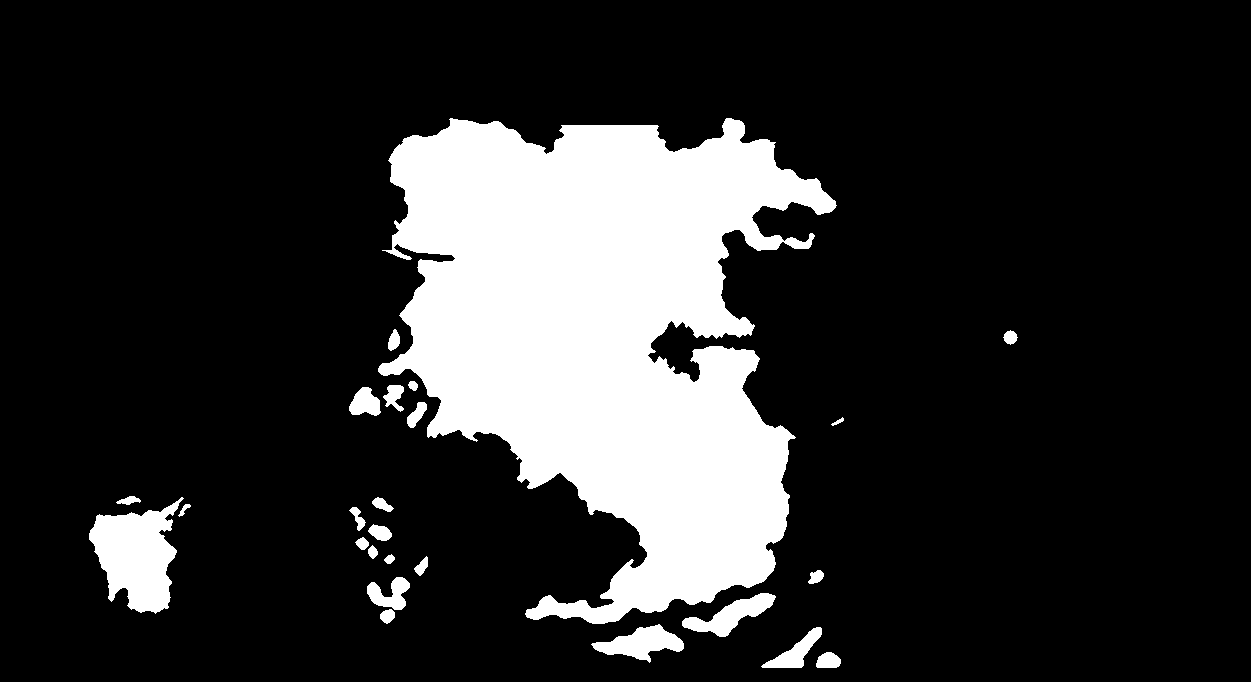
#> input picture map/source/land_mask.png, 1251 x 682 px
$ python generate_map.py ../map/source/land_mask.png
#> lines starting #> are read from the running program, lines starting #| are printed output that depends on the picture; after the words box and inside, x2 and y2 are one past the last pixel; in counts of white or black regions, pixels touching at a corner belong together
#!/usr/bin/env python3
"""Generate Arcadia's province maps from the traced lore map.

Reads  map/source/land_mask.png and map/source/region_mask.png (made by tools/trace_lore_map.py
from map/source/lore_map.png, or painted by hand) and writes, for each layer (ground, sky):
  map/<layer>_provinces.png  - paintable province bitmap, one flat colour per province
  map/<layer>_index.png      - same shapes, province id encoded as R + 256*G (read by the game)
  map/<layer>_terrain.png    - shading underlay (terrain colours, relief, sea, sky)
  map/<layer>_map.json       - per-province colour, centre, area, neighbours (derived; never edit by hand)
and data/provinces.json (names, owners, goods, development, culture...) ONLY if it does not exist yet
or --force-provinces is given, so hand edits to provinces.json survive regeneration.

Usage:  python3 tools/generate_map.py [--force-provinces]
Needs: numpy, scipy, Pillow.
"""
import json
import os
import sys

import numpy as np
from PIL import Image
from scipy import ndimage

ROOT = os.path.dirname(os.path.dirname(os.path.abspath(__file__)))
SRC = os.path.join(ROOT, "map", "source")
W, H = 2000, 1092
RNG = np.random.default_rng(4289)  # the year the Arcadian Era begins

REGION_COLOURS = {
    "Mentos": (80, 140, 255), "Frost Reach": (180, 220, 255), "Sylvania": (60, 200, 90),
    "Midrea": (170, 80, 220), "Eurome": (200, 110, 60), "Western Archipelago": (150, 150, 150),
    "Southwest Island": (240, 220, 60), "Southern Isles": (60, 220, 220),
}
# target province size (game pixels) per region: smaller = more provinces
TARGET_AREA = {"Mentos": 4300, "Frost Reach": 4000, "Sylvania": 4000, "Midrea": 3900, "Eurome": 3900,
               "Western Archipelago": 900, "Southwest Island": 3000, "Southern Isles": 2200}
MIN_PIECE = 260          # islands smaller than this (game px) are merged into a neighbour

# ---------------------------------------------------------------------------
# Design. Positions are in LORE-MAP pixels (1251 x 682), so they can be read straight off the drawing.
# ---------------------------------------------------------------------------
LORE_W, LORE_H = 1251, 682
ANCHORS = [
    # (name, region, (x, y) on the lore map, overrides)
    ("Mentos", "Mentos", (600, 185), dict(dev=[5, 5, 4], flags=["capital"], goods="lotus", terrain="grassland")),
    ("Lotus Vale", "Mentos", (545, 200), dict(goods="lotus", terrain="grassland")),
    ("Canada Ruins", "Mentos", (470, 150), dict(goods="relics", terrain="hills")),          # the Pig Lord's old home
    ("Yellowstone Caldera", "Mentos", (420, 125), dict(goods="sulfur", terrain="volcanic", flags=["volcano"])),
    ("Falls Landing", "Mentos", (680, 245), dict(goods="water", terrain="hills")),
    ("Frost Reach", "Frost Reach", (790, 200), dict(goods="furs", terrain="tundra")),
    ("Bay of Pigs", "Sylvania", (405, 388), dict(goods="fish", terrain="coast")),
    ("Staircase Glade", "Sylvania", (485, 300), dict(goods="relics", terrain="anomalous", flags=["staircase"])),
    ("Midrea Labworks", "Midrea", (600, 330), dict(goods="tech", terrain="hills", dev=[3, 5, 2])),
    ("Space Observatory", "Midrea", (690, 410), dict(goods="tech", terrain="hills", flags=["observatory"])),
    ("Avalanche Pass", "Midrea", (735, 285), dict(hidden=True)),
    ("White Haze", "Midrea", (765, 300), dict(hidden=True, goods="gems")),
    ("Waterfall Peaks", "Midrea", (775, 345), dict(hidden=True, goods="water")),
    ("The Center", "Midrea", (750, 325), dict(hidden=True, goods="crystals", terrain="anomalous", flags=["mist"],
                                             dev=[2, 3, 1])),
    ("Eurome Fields", "Eurome", (680, 470), dict(goods="grain", terrain="farmland", dev=[4, 3, 3])),
    ("Ore Isle", "Western Archipelago", (385, 480), dict(goods="iron", flags=["mine_site"])),
    ("Mine Key", "Western Archipelago", (395, 560), dict(goods="iron", flags=["mine_site"])),
    ("Unity", "Southern Isles", (560, 612), dict(owner="MEN", goods="steel", terrain="fortress",
                                                  flags=["unity_base"], dev=[2, 2, 4])),
    ("Vesuvius", "Southern Isles", (790, 600), dict(owner=None, goods="sulfur", terrain="volcanic", flags=["volcano"])),
    ("Equator Isle", "Southern Isles", (1010, 337), dict(goods="water", terrain="coast", flags=["waterfall_base"], dev=[2, 2, 2])),
]
NAME_POOLS = {
    "Mentos": ["Pigwood", "Trufflebrook", "Hogsmere", "Snowsnout", "Northpen", "Boarhaven", "Sowbridge", "Oinkfield",
               "Pinkstone", "Hamlet Cove", "Curlytail", "Tuskmoor", "Mudwallow", "Whitefrost Bay", "Bristleback",
               "Lardmere", "Piggston", "Rindhold", "Silvermud", "Snowtrough", "Hoofcrest", "Coldsty", "Porkstead",
               "Grunting Hills", "Swillmarsh", "Baconvale", "Hogback Ridge", "Squealwater", "Mudpie Downs",
               "Ham Hollow", "Glacier Gate", "Frostsnout", "Pennyhoof", "Truffle Downs", "Sty Royal"],
    "Frost Reach": ["Snowtusk Fells", "Icejaw", "Rimeback", "Hoarfrost Point", "Glimmerice"],
    "Sylvania": ["Sylvan Deep", "Snoutshore", "Tusk Hollow", "Piglet Coast", "Mossy Trough", "Fernsnout", "Oakroot",
                 "Acorn Reach", "Greenhoof", "Willowsty", "Bramblepen", "Hazelmud", "Thornwallow", "Elderwood",
                 "Mosshog", "Sylvan Gate", "Pinesnout", "Rootdig", "Leafwallow", "Barkbristle", "Wildsow Glen",
                 "Dewpond", "Ferncombe"],
    "Midrea": ["Midrea Foothills", "Gearhollow", "Copper Snout", "Ironpen", "Steamsty", "Crystal Rise", "Marble Hog",
               "Prism Pass", "Coilworks", "Signal Peak", "Lenscombe", "Quartz Trough", "Dynamo Downs", "Circuit Vale",
               "Rivet Ridge", "Voltmire"],
    "Eurome": ["Grainhold", "Barleymarch", "Cornrow", "Hayfold", "Silo Plains", "Wheatwallow", "Oatstead", "Ryefield",
               "Millsnout", "Harvest Bay", "Haybale Heath", "Clover Sty", "Sunfurrow", "Duskfield", "Orchard Pen",
               "Turnip Downs", "Beetmarsh", "Ploughshare", "Granary Point", "Scarecrow Cape", "Sowland",
               "Dustfurrow", "Vineyard Coast", "Southfurrow"],
    "Western Archipelago": ["Slag Isle", "Copper Key", "Pickaxe Isle", "Shaft Rock", "Ironhoof Isle", "Lantern Key",
                            "Saltjaw Isle", "Gravel Key", "Quarry Isle", "Nugget Isle", "Tinsnout Key", "Deepdig Isle",
                            "Pebble Isle", "Flint Key", "Cobble Isle", "Ingot Rock"],
    "Southwest Island": ["Driftboar Shore", "Palmtusk", "Coconut Hollow", "Reefhoof", "Sunwallow", "Saltmarsh Point",
                         "Mango Sty", "Tidepen", "Lagoon Snout"],
    "Southern Isles": ["Coral Snout", "Pearl Isle", "Shellwallow", "Kelp Key", "Tide Isle", "Gull Rock", "Sandsnout",
                       "Lagoon Isle", "Driftwood Key", "Starfish Isle", "Brine Isle", "Spray Rock", "Seafoam Isle",
                       "Conch Key", "Urchin Isle", "Reef Rock"],
}
# names for small islands (pieces under ISLET_AREA) in any region
ISLET_POOL = ["Hogsfoot Isle", "Little Piglet Isle", "Snout Rocks", "Gull Isle", "Acorn Isle", "Mossy Isle",
              "Fern Key", "Lens Isle", "Haystack Isle", "Midrea Key", "Bristle Rock", "Curl Isle", "Trotter Key",
              "Muzzle Rock", "Pink Isle", "Wallow Key"]
ISLET_AREA = 3000
# region -> (culture, ethnicity, religion) for Menslosian land; tribes use TRIBES
MEN_CULTURE = {"Mentos": ("Mentosian", "Pig"), "Sylvania": ("Sylvanian", "Pig"), "Midrea": ("Midrean", "Pigman"),
               "Eurome": ("Euromean", "Pig"), "Western Archipelago": ("Archipelagan", "Pigman"),
               "Southern Isles": ("Archipelagan", "Pigman")}
TRIBES = {"SNT": ("Snowtusk", "Boar"), "SAL": ("Saltjaw", "Boar"), "DRF": ("Driftboar", "Boar"),
          "CRL": ("Coralsnout", "Boar"), "CDH": ("Cinderhoof", "Boar")}
# The pig states that hold the land Menslosia lost after the Incendium: (culture, people)
PIG_STATES = {"SYL": ("Sylvanian", "Pig"), "BAY": ("Sylvanian", "Pig"), "EUR": ("Euromean", "Pig"),
              "RYE": ("Euromean", "Pig"), "MID": ("Midrean", "Pigman")}
# Who holds what at the start. Provinces not listed fall back to the region rules in design_ground.
OWNERS = {
    "MEN": ["Canada Ruins", "Oinkfield", "Piggston", "Hamlet Cove", "Curlytail", "Truffle Downs", "Sty Royal",
            "Lotus Vale", "Lardmere", "Mentos", "Coldsty", "Pigwood", "Whitefrost Bay", "Falls Landing", "Rindhold",
            "Bristleback", "Squealwater", "Mudwallow", "Sowbridge", "Midrea Labworks", "Dynamo Downs", "Marble Hog",
            "Gearhollow", "Ore Isle", "Slag Isle", "Unity"],
    "CDH": ["Yellowstone Caldera", "Swillmarsh", "Snowtrough", "Mudpie Downs"],
    "SNT": ["Boarhaven", "Glacier Gate", "Baconvale", "Grunting Hills", "Hoarfrost Point", "Frost Reach", "Icejaw"],
    "SYL": ["Sylvan Gate", "Staircase Glade", "Willowsty", "Wildsow Glen", "Elderwood", "Mosshog", "Rootdig",
            "Mossy Trough", "Tusk Hollow", "Dewpond", "Snoutshore", "Sylvan Deep"],
    "BAY": ["Bay of Pigs", "Leafwallow", "Thornwallow", "Oakroot", "Barkbristle", "Fernsnout", "Bramblepen", "Ferncombe"],
    "MID": ["Midrea Foothills", "Signal Peak", "Lenscombe", "Space Observatory", "Voltmire", "Prism Pass"],
    "EUR": ["Granary Point", "Vineyard Coast", "Sowland", "Wheatwallow", "Southfurrow", "Cornrow", "Hayfold",
            "Barleymarch", "Eurome Fields", "Grainhold", "Harvest Bay", "Sunfurrow", "Scarecrow Cape"],
    "RYE": ["Turnip Downs", "Dustfurrow", "Duskfield", "Ryefield", "Millsnout", "Ploughshare", "Beetmarsh",
            "Little Piglet Isle"],
    "SKY": ["Equator Isle"],
}
OWNER_OF = {name: tag for tag, names in OWNERS.items() for name in names}
# development per province at the start: (lowest, highest) total
DEV_RANGE = {"MEN": (5, 8), "SYL": (5, 9), "BAY": (5, 9), "EUR": (5, 9), "RYE": (4, 8), "MID": (5, 9),
             "SNT": (3, 6), "CDH": (3, 6), "SAL": (4, 7), "DRF": (4, 7), "CRL": (3, 5)}
TRADE_NODE = {"Mentos": "Arcadian Sea", "Frost Reach": "Arcadian Sea", "Sylvania": "Bay of Pigs", "Midrea": "Midrea",
              "Eurome": "Eurome", "Western Archipelago": "Western Archipelago",
              "Southwest Island": "Western Archipelago", "Southern Isles": "Southern Sea"}
# trade node seats: the stars on the lore map
TRADE_SEATS = {"Arcadian Sea": (195, 160), "Bay of Pigs": (390, 398), "Midrea": (720, 398), "Eurome": (645, 573),
               "Western Archipelago": (288, 635), "Southern Sea": (648, 665)}

MINE_GOODS = ("iron", "copper", "gems", "crystals", "salt", "sulfur", "marble")
REGION_THEME = {
    # region: (terrain weights, goods weights)
    "Mentos": ({"grassland": 3, "forest": 3, "hills": 2}, {"livestock": 3, "timber": 2, "truffles": 2, "wool": 2,
                                                          "grain": 2, "lotus": 1}),
    "Frost Reach": ({"tundra": 3, "mountains": 1}, {"furs": 3, "ice": 2}),
    "Sylvania": ({"forest": 5, "grassland": 1, "hills": 1}, {"timber": 3, "truffles": 3, "cloth": 1, "lotus": 1,
                                                            "livestock": 1}),
    "Midrea": ({"hills": 3, "mountains": 2}, {"copper": 2, "iron": 2, "gems": 1, "crystals": 1, "marble": 1,
                                              "glass": 1, "tech": 1}),
    "Eurome": ({"farmland": 4, "grassland": 2, "drylands": 2}, {"grain": 4, "livestock": 2, "wine": 2, "cloth": 1,
                                                               "glass": 1}),
    "Western Archipelago": ({"hills": 3, "coast": 1}, {"iron": 3, "copper": 2, "gems": 1, "salt": 1}),
    "Southwest Island": ({"jungle": 3, "grassland": 1, "coast": 1}, {"spices": 3, "fruit": 2, "dyes": 2, "fish": 1}),
    "Southern Isles": ({"coast": 3, "grassland": 1}, {"fish": 3, "pearls": 2, "salt": 2, "spices": 1}),
}
NORTH_SNOW_Y = 150       # lore-map y: Mentos provinces north of this are snowfields

SKY_ISLANDS = [
    # (name, terrain, goods, dev, flags, cx, cy, radius) in game pixels; owner Skyfall unless listed in SKY_OWNERS
    ("Eden's Crown", "skyland", "core_energy", [6, 6, 6], ["capital", "core"], 1000, 500, 150),
    ("Holy Waterfall of Eden", "skyland", "water", [2, 2, 2], ["waterfall_top"], 670, 640, 92),     # lore
    ("Portal Isle", "anomalous", "relics", [1, 1, 1], ["doomsday_portal"], 1580, 712, 72),          # lore
    ("Volcanic Deltas", "volcanic", "sulfur", [2, 2, 1], [], 1405, 850, 84),                       # lore
    ("Iced Plateau", "tundra", "ice", [1, 2, 1], [], 1655, 500, 86),                               # lore
    ("Staircase Spire", "anomalous", "relics", [1, 1, 1], ["staircase"], 1280, 258, 64),           # lore
    ("Napoleon's Foundry", "skyland", "steel", [2, 3, 2], [], 1295, 575, 96),
    ("Angelreach", "skyland", "holy_relics", [2, 1, 2], [], 735, 303, 84),
    ("Cloudfarm", "skyland", "grain", [2, 1, 2], [], 470, 440, 80),
    ("Windward Isle", "skyland", "cloud_cotton", [1, 1, 2], [], 1000, 850, 76),
    ("Seraph Rock", "skyland", "feathers", [1, 2, 1], [], 1020, 175, 60),
    ("Gale Point", "skyland", "cloud_cotton", [1, 1, 1], [], 300, 700, 62),
    ("Halo Isle", "skyland", "holy_relics", [1, 2, 1], [], 520, 870, 58),
    ("Lantern Isle", "skyland", "glass", [1, 1, 1], [], 1580, 1000, 52),
    ("Sunward Shelf", "skyland", "feathers", [2, 1, 1], [], 1780, 280, 60),
    ("Mistveil", "skyland", "water", [1, 1, 1], [], 1830, 760, 56),
    # the Order of the Black Moon: a smaller chain of islands that worships the Doomsday Portal
    ("Moonfall Rock", "anomalous", "relics", [2, 2, 2], ["capital"], 1790, 905, 66),
    ("Hollow Spire", "anomalous", "crystals", [1, 2, 1], [], 1935, 990, 46),
    ("Eclipse Isle", "volcanic", "sulfur", [1, 1, 2], [], 1700, 1045, 42),
    ("Shade Reef", "anomalous", "feathers", [1, 1, 1], [], 1955, 840, 40),
    ("Umbral Cay", "volcanic", "relics", [1, 1, 1], [], 1440, 1040, 40),
]
SKY_OWNERS = {"Moonfall Rock": "BLM", "Hollow Spire": "BLM", "Eclipse Isle": "BLM", "Shade Reef": "BLM",
              "Umbral Cay": "BLM"}

TERRAIN_COLOURS = {
    "grassland": (0.62, 0.72, 0.45), "farmland": (0.78, 0.74, 0.45), "forest": (0.36, 0.55, 0.33),
    "hills": (0.62, 0.58, 0.45), "mountains": (0.55, 0.52, 0.50), "tundra": (0.88, 0.91, 0.93),
    "drylands": (0.76, 0.60, 0.42), "jungle": (0.30, 0.52, 0.30), "coast": (0.72, 0.72, 0.55),
    "volcanic": (0.42, 0.33, 0.31), "anomalous": (0.60, 0.50, 0.70), "fortress": (0.58, 0.58, 0.58),
    "skyland": (0.85, 0.86, 0.80), "wasteland": (0.55, 0.50, 0.45),
}


def lore_to_game(x, y):
    return x * W / LORE_W, y * H / LORE_H


def game_to_lore(x, y):
    return x * LORE_W / W, y * LORE_H / H


def smooth_noise(shape, sigma, rng):
    n = ndimage.gaussian_filter(rng.standard_normal(shape), sigma)
    return (n - n.min()) / (n.max() - n.min() + 1e-9)


# [7 lines left out: function blob_mask, not called in this run]


def farthest_point_seeds(points, k, rng):
    seeds = [points[rng.integers(len(points))]]
    d = np.full(len(points), np.inf)
    for _ in range(k - 1):
        d = np.minimum(d, ((points - seeds[-1]) ** 2).sum(1))
        seeds.append(points[int(np.argmax(d))])
    return np.array(seeds, dtype=float)


def lloyd(points, seeds, iters=8):
    for _ in range(iters):
        owner = np.argmin(((points[:, None, :] - seeds[None, :, :]) ** 2).sum(-1), axis=1)
        for i in range(len(seeds)):
            m = points[owner == i]
            if len(m):
                seeds[i] = m.mean(0)
    return seeds


def clean_components(ids, valid):
    """Keep each province's largest connected piece; give strays and holes to the nearest province."""
    out = ids.copy()
    for pid in np.unique(ids[ids > 0]):
        lab, n = ndimage.label(ids == pid)
        if n > 1:
            sizes = ndimage.sum(ids == pid, lab, range(1, n + 1))
            keep = 1 + int(np.argmax(sizes))
            out[(lab > 0) & (lab != keep)] = 0
    holes = valid & (out == 0)
    if holes.any():
        _, (iy, ix) = ndimage.distance_transform_edt(out == 0, return_indices=True)
        out[holes] = out[iy[holes], ix[holes]]
    return out


def load_masks():
    land_img = Image.open(os.path.join(SRC, "land_mask.png")).convert("L")
#> land_img is the input picture: PIL image 1251x682 L; 17.9% white; 25 white regions, largest, box (x1, y1, x2, y2) and area: (378, 118, 837, 624) 137213, (89, 497, 184, 614) 6495, (591, 624, 684, 663) 1766
    land = np.array(land_img.resize((W, H), Image.BILINEAR)).astype(float) / 255.0
    land = ndimage.gaussian_filter(land, 1.6) > 0.5
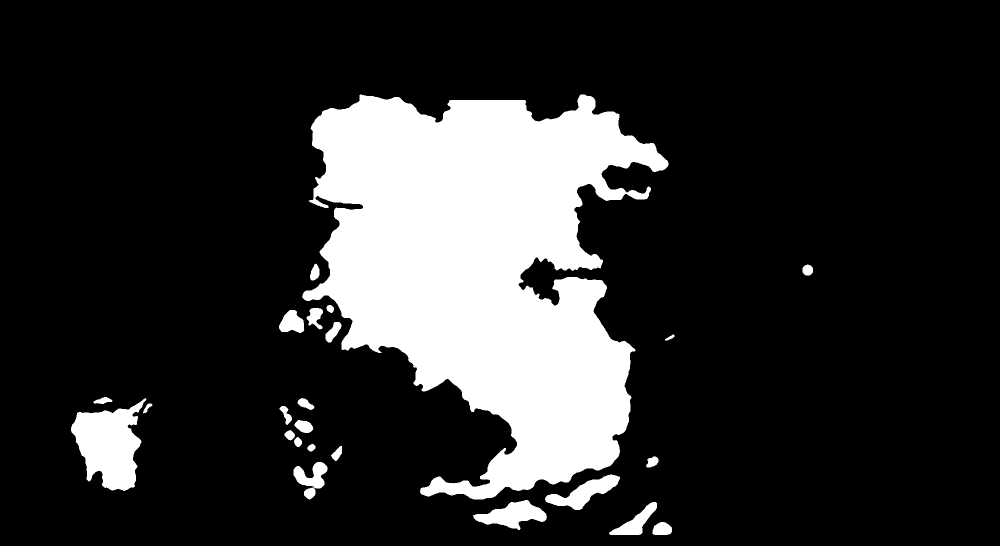
#> land: shape (1092, 2000) bool (shown at 1/2 size); 17.9% white; 24 white regions, largest, box (x1, y1, x2, y2) and area: (604, 189, 1337, 999) 351193, (142, 796, 293, 982) 16621, (946, 1000, 1094, 1060) 4512
    # drop hairline artefacts (traced region outlines over the sea): real land is thicker than this
    lab, n = ndimage.label(land)
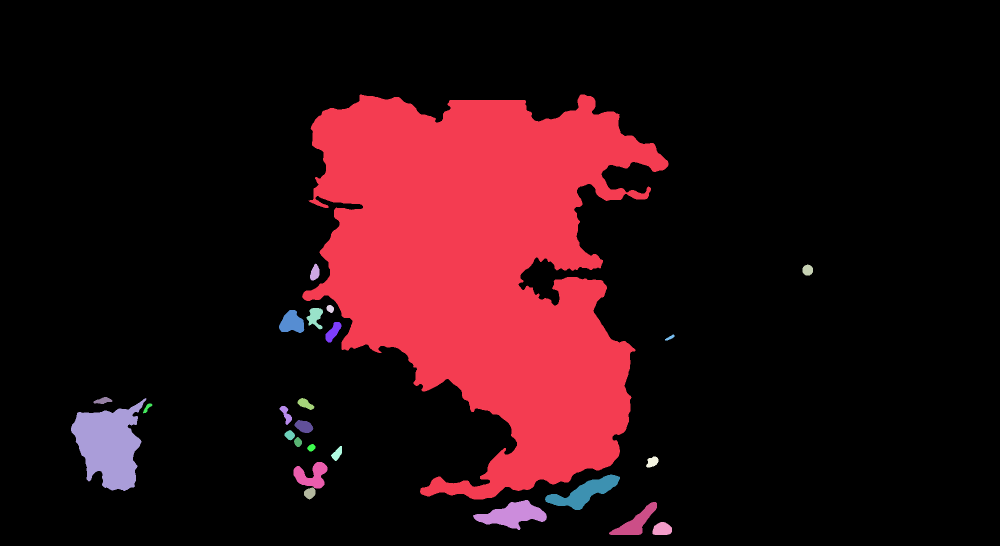
#> lab: shape (1092, 2000) int32 (shown at 1/2 size); 26 distinct labels, from 0 to 25; one colour per label, 0 black
#> n = 25
    thick = ndimage.maximum(ndimage.distance_transform_edt(land), lab, range(1, n + 1))
#> thick = 25 values, max 182.6 at index 0, min 3.16 at index 7, mean 18.7
    keep = np.zeros(n + 1, bool)
    areas = ndimage.sum(land, lab, range(1, n + 1))
#> areas = 25 values, max 351193 at index 0, min 105 at index 7, mean 15595.2
    thick = np.array(thick)
    keep[1:] = (thick >= 4.5) & ~((areas / np.maximum(thick, 1) ** 2 > 60) & (thick < 5.5))
    land = keep[lab]
    reg_img = np.array(Image.open(os.path.join(SRC, "region_mask.png")).convert("RGB").resize((W, H), Image.NEAREST))
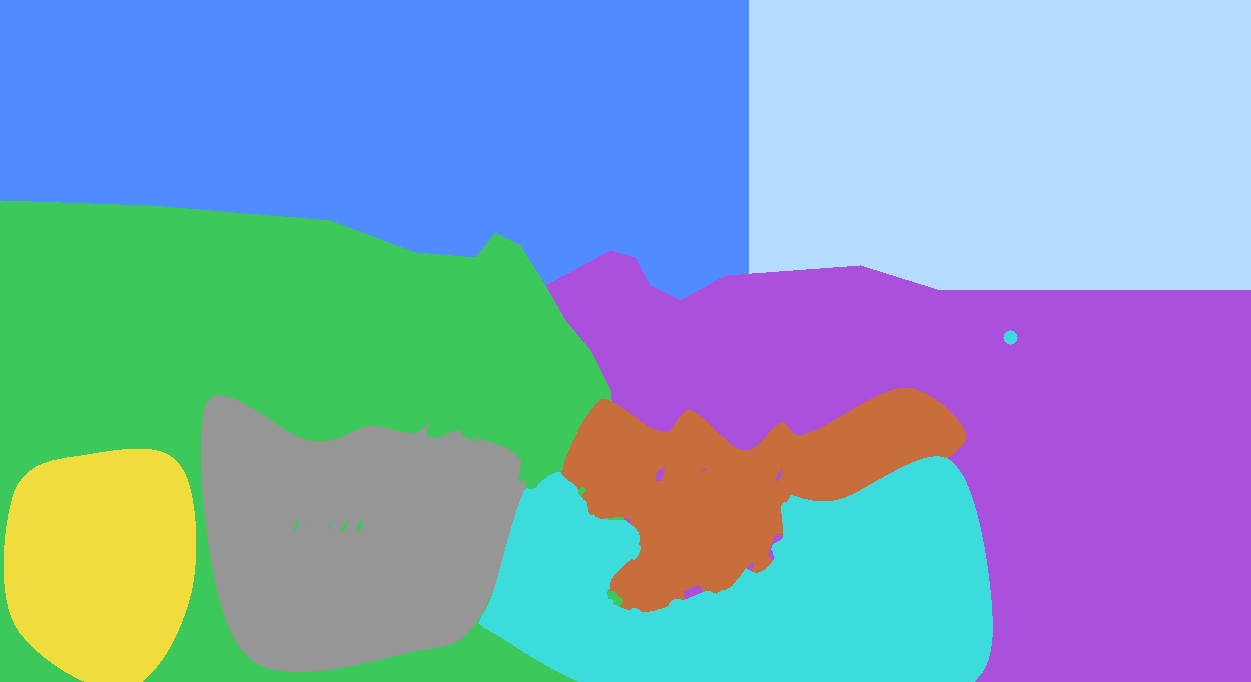
#> input picture map/source/region_mask.png, 1251 x 682 px
    region = np.full((H, W), "", dtype=object)
    for name, col in REGION_COLOURS.items():
        region[(reg_img == np.array(col)).all(-1)] = name
#> (the rest of the program and of its run is left out)
